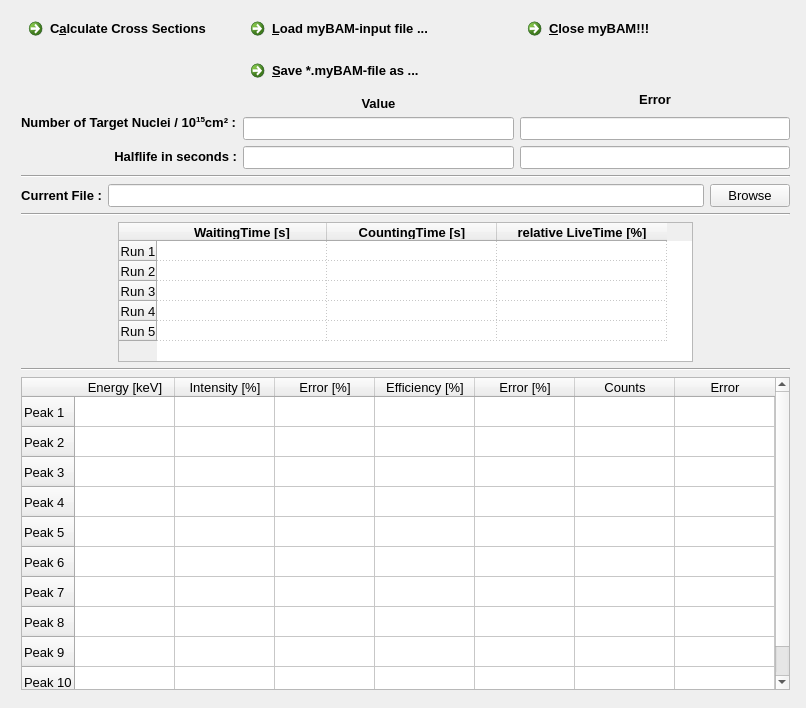
<?xml version="1.0" encoding="UTF-8"?>
<ui version="4.0">
 <class>creatorWindow</class>
 <widget class="QMainWindow" name="creatorWindow">
  <property name="geometry">
   <rect>
    <x>0</x>
    <y>0</y>
    <width>806</width>
    <height>708</height>
   </rect>
  </property>
  <property name="font">
   <font>
    <pointsize>10</pointsize>
   </font>
  </property>
  <property name="windowTitle">
   <string>myBAM!</string>
  </property>
  <widget class="QWidget" name="centralWidget">
   <widget class="QWidget" name="layoutWidget">
    <property name="geometry">
     <rect>
      <x>10</x>
      <y>0</y>
      <width>791</width>
      <height>701</height>
     </rect>
    </property>
    <layout class="QVBoxLayout" name="verticalLayout_7">
     <item>
      <layout class="QVBoxLayout" name="verticalLayout_6">
       <item>
        <layout class="QHBoxLayout" name="horizontalLayout">
         <item>
          <layout class="QVBoxLayout" name="verticalLayout_4">
           <item>
            <widget class="QCommandLinkButton" name="calcButton">
             <property name="text">
              <string>C&amp;alculate Cross Sections</string>
             </property>
            </widget>
           </item>
           <item>
            <spacer name="verticalSpacer">
             <property name="orientation">
              <enum>Qt::Vertical</enum>
             </property>
             <property name="sizeType">
              <enum>QSizePolicy::Fixed</enum>
             </property>
             <property name="sizeHint" stdset="0">
              <size>
               <width>20</width>
               <height>55</height>
              </size>
             </property>
            </spacer>
           </item>
           <item>
            <widget class="QLabel" name="label">
             <property name="minimumSize">
              <size>
               <width>0</width>
               <height>30</height>
              </size>
             </property>
             <property name="font">
              <font>
               <weight>50</weight>
               <bold>false</bold>
              </font>
             </property>
             <property name="text">
              <string>&lt;!DOCTYPE HTML PUBLIC &quot;-//W3C//DTD HTML 4.0//EN&quot; &quot;http://www.w3.org/TR/REC-html40/strict.dtd&quot;&gt;
&lt;html&gt;&lt;head&gt;&lt;meta name=&quot;qrichtext&quot; content=&quot;1&quot; /&gt;&lt;style type=&quot;text/css&quot;&gt;
p, li { white-space: pre-wrap; }
&lt;/style&gt;&lt;/head&gt;&lt;body style=&quot; font-family:'DejaVu Sans'; font-size:10pt; font-weight:400; font-style:normal;&quot;&gt;
&lt;p align=&quot;justify&quot; style=&quot; margin-top:0px; margin-bottom:0px; margin-left:0px; margin-right:0px; -qt-block-indent:0; text-indent:0px;&quot;&gt;&lt;span style=&quot; font-family:'Sans'; font-weight:600;&quot;&gt;Number of Target Nuclei / 10&lt;/span&gt;&lt;span style=&quot; font-family:'Sans'; font-weight:600; vertical-align:super;&quot;&gt;15&lt;/span&gt;&lt;span style=&quot; font-family:'Sans'; font-weight:600;&quot;&gt;cm² :&lt;/span&gt;&lt;/p&gt;&lt;/body&gt;&lt;/html&gt;</string>
             </property>
            </widget>
           </item>
           <item>
            <widget class="QLabel" name="label_5">
             <property name="minimumSize">
              <size>
               <width>0</width>
               <height>25</height>
              </size>
             </property>
             <property name="font">
              <font>
               <weight>75</weight>
               <bold>true</bold>
              </font>
             </property>
             <property name="text">
              <string>Halflife in seconds :</string>
             </property>
             <property name="alignment">
              <set>Qt::AlignRight|Qt::AlignTrailing|Qt::AlignVCenter</set>
             </property>
            </widget>
           </item>
          </layout>
         </item>
         <item>
          <layout class="QVBoxLayout" name="verticalLayout_3">
           <item>
            <widget class="QCommandLinkButton" name="loadButton">
             <property name="text">
              <string>&amp;Load myBAM-input file ...</string>
             </property>
            </widget>
           </item>
           <item>
            <widget class="QCommandLinkButton" name="saveButton">
             <property name="text">
              <string>&amp;Save *.myBAM-file as ...</string>
             </property>
            </widget>
           </item>
           <item>
            <widget class="QLabel" name="label_3">
             <property name="font">
              <font>
               <weight>75</weight>
               <bold>true</bold>
              </font>
             </property>
             <property name="text">
              <string>Value</string>
             </property>
             <property name="alignment">
              <set>Qt::AlignCenter</set>
             </property>
            </widget>
           </item>
           <item>
            <widget class="QLineEdit" name="targetValue"/>
           </item>
           <item>
            <widget class="QLineEdit" name="halflifeValue"/>
           </item>
          </layout>
         </item>
         <item>
          <layout class="QVBoxLayout" name="verticalLayout">
           <item>
            <widget class="QCommandLinkButton" name="closeButton">
             <property name="text">
              <string>&amp;Close myBAM!!!</string>
             </property>
            </widget>
           </item>
           <item>
            <spacer name="verticalSpacer_2">
             <property name="orientation">
              <enum>Qt::Vertical</enum>
             </property>
             <property name="sizeType">
              <enum>QSizePolicy::Fixed</enum>
             </property>
             <property name="sizeHint" stdset="0">
              <size>
               <width>20</width>
               <height>35</height>
              </size>
             </property>
            </spacer>
           </item>
           <item>
            <widget class="QLabel" name="label_4">
             <property name="font">
              <font>
               <pointsize>10</pointsize>
               <weight>75</weight>
               <italic>false</italic>
               <bold>true</bold>
               <underline>false</underline>
              </font>
             </property>
             <property name="text">
              <string>Error</string>
             </property>
             <property name="alignment">
              <set>Qt::AlignCenter</set>
             </property>
            </widget>
           </item>
           <item>
            <widget class="QLineEdit" name="targetError"/>
           </item>
           <item>
            <widget class="QLineEdit" name="halflifeError"/>
           </item>
          </layout>
         </item>
         <item>
          <layout class="QVBoxLayout" name="verticalLayout_2"/>
         </item>
        </layout>
       </item>
       <item>
        <widget class="Line" name="line">
         <property name="orientation">
          <enum>Qt::Horizontal</enum>
         </property>
        </widget>
       </item>
       <item>
        <layout class="QHBoxLayout" name="horizontalLayout_2">
         <item>
          <widget class="QLabel" name="label_6">
           <property name="font">
            <font>
             <weight>75</weight>
             <bold>true</bold>
            </font>
           </property>
           <property name="text">
            <string>Current File :</string>
           </property>
           <property name="alignment">
            <set>Qt::AlignRight|Qt::AlignTrailing|Qt::AlignVCenter</set>
           </property>
          </widget>
         </item>
         <item>
          <widget class="QLineEdit" name="pathLine"/>
         </item>
         <item>
          <widget class="QPushButton" name="browseButton">
           <property name="text">
            <string>Browse</string>
           </property>
          </widget>
         </item>
        </layout>
       </item>
       <item>
        <widget class="Line" name="line_2">
         <property name="orientation">
          <enum>Qt::Horizontal</enum>
         </property>
        </widget>
       </item>
      </layout>
     </item>
     <item>
      <layout class="QVBoxLayout" name="verticalLayout_5">
       <item>
        <layout class="QHBoxLayout" name="horizontalLayout_3">
         <item>
          <spacer name="horizontalSpacer_2">
           <property name="orientation">
            <enum>Qt::Horizontal</enum>
           </property>
           <property name="sizeHint" stdset="0">
            <size>
             <width>40</width>
             <height>20</height>
            </size>
           </property>
          </spacer>
         </item>
         <item>
          <widget class="QTableWidget" name="countingTable">
           <property name="minimumSize">
            <size>
             <width>575</width>
             <height>140</height>
            </size>
           </property>
           <property name="maximumSize">
            <size>
             <width>575</width>
             <height>140</height>
            </size>
           </property>
           <property name="font">
            <font>
             <pointsize>10</pointsize>
            </font>
           </property>
           <property name="gridStyle">
            <enum>Qt::DotLine</enum>
           </property>
           <property name="rowCount">
            <number>5</number>
           </property>
           <attribute name="horizontalHeaderCascadingSectionResizes">
            <bool>true</bool>
           </attribute>
           <attribute name="horizontalHeaderDefaultSectionSize">
            <number>170</number>
           </attribute>
           <attribute name="horizontalHeaderHighlightSections">
            <bool>true</bool>
           </attribute>
           <attribute name="verticalHeaderCascadingSectionResizes">
            <bool>true</bool>
           </attribute>
           <attribute name="verticalHeaderDefaultSectionSize">
            <number>20</number>
           </attribute>
           <attribute name="verticalHeaderMinimumSectionSize">
            <number>20</number>
           </attribute>
           <attribute name="verticalHeaderStretchLastSection">
            <bool>false</bool>
           </attribute>
           <row>
            <property name="text">
             <string>Run 1</string>
            </property>
            <property name="font">
             <font>
              <weight>50</weight>
              <bold>false</bold>
             </font>
            </property>
            <property name="textAlignment">
             <set>AlignHCenter|AlignVCenter|AlignCenter</set>
            </property>
           </row>
           <row>
            <property name="text">
             <string>Run 2</string>
            </property>
            <property name="font">
             <font>
              <weight>50</weight>
              <bold>false</bold>
             </font>
            </property>
            <property name="textAlignment">
             <set>AlignHCenter|AlignVCenter|AlignCenter</set>
            </property>
           </row>
           <row>
            <property name="text">
             <string>Run 3</string>
            </property>
            <property name="font">
             <font>
              <weight>50</weight>
              <bold>false</bold>
             </font>
            </property>
            <property name="textAlignment">
             <set>AlignHCenter|AlignVCenter|AlignCenter</set>
            </property>
           </row>
           <row>
            <property name="text">
             <string>Run 4</string>
            </property>
            <property name="font">
             <font>
              <weight>50</weight>
              <bold>false</bold>
             </font>
            </property>
            <property name="textAlignment">
             <set>AlignHCenter|AlignVCenter|AlignCenter</set>
            </property>
           </row>
           <row>
            <property name="text">
             <string>Run 5</string>
            </property>
            <property name="font">
             <font>
              <weight>50</weight>
              <bold>false</bold>
             </font>
            </property>
            <property name="textAlignment">
             <set>AlignHCenter|AlignVCenter|AlignCenter</set>
            </property>
           </row>
           <column>
            <property name="text">
             <string>WaitingTime [s]</string>
            </property>
            <property name="font">
             <font>
              <weight>75</weight>
              <bold>true</bold>
             </font>
            </property>
            <property name="textAlignment">
             <set>AlignHCenter|AlignVCenter|AlignCenter</set>
            </property>
           </column>
           <column>
            <property name="text">
             <string>CountingTime [s]</string>
            </property>
            <property name="font">
             <font>
              <weight>75</weight>
              <bold>true</bold>
             </font>
            </property>
            <property name="textAlignment">
             <set>AlignHCenter|AlignVCenter|AlignCenter</set>
            </property>
           </column>
           <column>
            <property name="text">
             <string>relative LiveTime [%]</string>
            </property>
            <property name="font">
             <font>
              <weight>75</weight>
              <bold>true</bold>
             </font>
            </property>
            <property name="textAlignment">
             <set>AlignHCenter|AlignVCenter|AlignCenter</set>
            </property>
           </column>
           <item row="0" column="0">
            <property name="text">
             <string/>
            </property>
            <property name="font">
             <font>
              <weight>75</weight>
              <bold>true</bold>
             </font>
            </property>
            <property name="textAlignment">
             <set>AlignHCenter|AlignVCenter|AlignCenter</set>
            </property>
           </item>
           <item row="0" column="1">
            <property name="text">
             <string/>
            </property>
            <property name="font">
             <font>
              <weight>75</weight>
              <bold>true</bold>
             </font>
            </property>
            <property name="textAlignment">
             <set>AlignHCenter|AlignVCenter|AlignCenter</set>
            </property>
           </item>
           <item row="0" column="2">
            <property name="text">
             <string/>
            </property>
            <property name="font">
             <font>
              <weight>75</weight>
              <bold>true</bold>
             </font>
            </property>
            <property name="textAlignment">
             <set>AlignHCenter|AlignVCenter|AlignCenter</set>
            </property>
           </item>
           <item row="1" column="0">
            <property name="text">
             <string/>
            </property>
            <property name="font">
             <font>
              <weight>75</weight>
              <bold>true</bold>
             </font>
            </property>
            <property name="textAlignment">
             <set>AlignHCenter|AlignVCenter|AlignCenter</set>
            </property>
           </item>
           <item row="1" column="1">
            <property name="text">
             <string/>
            </property>
            <property name="font">
             <font>
              <weight>75</weight>
              <bold>true</bold>
             </font>
            </property>
            <property name="textAlignment">
             <set>AlignHCenter|AlignVCenter|AlignCenter</set>
            </property>
           </item>
           <item row="1" column="2">
            <property name="text">
             <string/>
            </property>
            <property name="font">
             <font>
              <weight>75</weight>
              <bold>true</bold>
             </font>
            </property>
            <property name="textAlignment">
             <set>AlignHCenter|AlignVCenter|AlignCenter</set>
            </property>
           </item>
           <item row="2" column="0">
            <property name="text">
             <string/>
            </property>
            <property name="font">
             <font>
              <weight>75</weight>
              <bold>true</bold>
             </font>
            </property>
            <property name="textAlignment">
             <set>AlignHCenter|AlignVCenter|AlignCenter</set>
            </property>
           </item>
           <item row="2" column="1">
            <property name="text">
             <string/>
            </property>
            <property name="font">
             <font>
              <weight>75</weight>
              <bold>true</bold>
             </font>
            </property>
            <property name="textAlignment">
             <set>AlignHCenter|AlignVCenter|AlignCenter</set>
            </property>
           </item>
           <item row="2" column="2">
            <property name="text">
             <string/>
            </property>
            <property name="font">
             <font>
              <weight>75</weight>
              <bold>true</bold>
             </font>
            </property>
            <property name="textAlignment">
             <set>AlignHCenter|AlignVCenter|AlignCenter</set>
            </property>
           </item>
           <item row="3" column="0">
            <property name="text">
             <string/>
            </property>
            <property name="font">
             <font>
              <weight>75</weight>
              <bold>true</bold>
             </font>
            </property>
            <property name="textAlignment">
             <set>AlignHCenter|AlignVCenter|AlignCenter</set>
            </property>
           </item>
           <item row="3" column="1">
            <property name="text">
             <string/>
            </property>
            <property name="font">
             <font>
              <weight>75</weight>
              <bold>true</bold>
             </font>
            </property>
            <property name="textAlignment">
             <set>AlignHCenter|AlignVCenter|AlignCenter</set>
            </property>
           </item>
           <item row="3" column="2">
            <property name="text">
             <string/>
            </property>
            <property name="font">
             <font>
              <weight>75</weight>
              <bold>true</bold>
             </font>
            </property>
            <property name="textAlignment">
             <set>AlignHCenter|AlignVCenter|AlignCenter</set>
            </property>
           </item>
           <item row="4" column="0">
            <property name="text">
             <string/>
            </property>
            <property name="font">
             <font>
              <weight>75</weight>
              <bold>true</bold>
             </font>
            </property>
            <property name="textAlignment">
             <set>AlignHCenter|AlignVCenter|AlignCenter</set>
            </property>
           </item>
           <item row="4" column="1">
            <property name="text">
             <string/>
            </property>
            <property name="font">
             <font>
              <weight>75</weight>
              <bold>true</bold>
             </font>
            </property>
            <property name="textAlignment">
             <set>AlignHCenter|AlignVCenter|AlignCenter</set>
            </property>
           </item>
           <item row="4" column="2">
            <property name="text">
             <string/>
            </property>
            <property name="font">
             <font>
              <weight>75</weight>
              <bold>true</bold>
             </font>
            </property>
            <property name="textAlignment">
             <set>AlignHCenter|AlignVCenter|AlignCenter</set>
            </property>
           </item>
          </widget>
         </item>
         <item>
          <spacer name="horizontalSpacer">
           <property name="orientation">
            <enum>Qt::Horizontal</enum>
           </property>
           <property name="sizeHint" stdset="0">
            <size>
             <width>40</width>
             <height>20</height>
            </size>
           </property>
          </spacer>
         </item>
        </layout>
       </item>
       <item>
        <widget class="Line" name="line_3">
         <property name="orientation">
          <enum>Qt::Horizontal</enum>
         </property>
        </widget>
       </item>
       <item>
        <widget class="QTableWidget" name="peakTable">
         <property name="minimumSize">
          <size>
           <width>0</width>
           <height>300</height>
          </size>
         </property>
         <property name="font">
          <font>
           <pointsize>10</pointsize>
          </font>
         </property>
         <property name="rowCount">
          <number>10</number>
         </property>
         <row>
          <property name="text">
           <string>Peak 1</string>
          </property>
         </row>
         <row>
          <property name="text">
           <string>Peak 2</string>
          </property>
         </row>
         <row>
          <property name="text">
           <string>Peak 3</string>
          </property>
         </row>
         <row>
          <property name="text">
           <string>Peak 4</string>
          </property>
         </row>
         <row>
          <property name="text">
           <string>Peak 5</string>
          </property>
         </row>
         <row>
          <property name="text">
           <string>Peak 6</string>
          </property>
         </row>
         <row>
          <property name="text">
           <string>Peak 7</string>
          </property>
         </row>
         <row>
          <property name="text">
           <string>Peak 8</string>
          </property>
         </row>
         <row>
          <property name="text">
           <string>Peak 9</string>
          </property>
         </row>
         <row>
          <property name="text">
           <string>Peak 10</string>
          </property>
         </row>
         <column>
          <property name="text">
           <string>Energy [keV]</string>
          </property>
         </column>
         <column>
          <property name="text">
           <string>Intensity [%]</string>
          </property>
         </column>
         <column>
          <property name="text">
           <string>Error [%]</string>
          </property>
         </column>
         <column>
          <property name="text">
           <string>Efficiency [%]</string>
          </property>
         </column>
         <column>
          <property name="text">
           <string>Error [%]</string>
          </property>
         </column>
         <column>
          <property name="text">
           <string>Counts</string>
          </property>
         </column>
         <column>
          <property name="text">
           <string>Error</string>
          </property>
         </column>
        </widget>
       </item>
      </layout>
     </item>
    </layout>
   </widget>
  </widget>
 </widget>
 <layoutdefault spacing="6" margin="11"/>
 <tabstops>
  <tabstop>peakTable</tabstop>
  <tabstop>pathLine</tabstop>
  <tabstop>browseButton</tabstop>
 </tabstops>
 <resources/>
 <connections/>
</ui>
